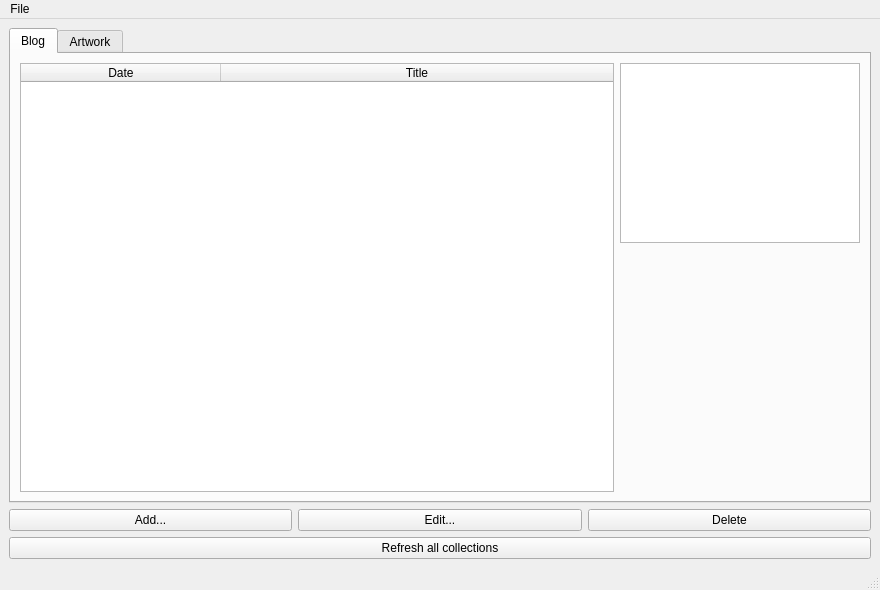
<?xml version="1.0" encoding="UTF-8"?>
<ui version="4.0">
 <class>WndMain</class>
 <widget class="QMainWindow" name="WndMain">
  <property name="geometry">
   <rect>
    <x>0</x>
    <y>0</y>
    <width>880</width>
    <height>590</height>
   </rect>
  </property>
  <property name="windowTitle">
   <string>Collections - FumoEdit-QT</string>
  </property>
  <widget class="QWidget" name="centralwidget">
   <layout class="QGridLayout" name="gridLayout">
    <item row="0" column="0" colspan="3">
     <widget class="QTabWidget" name="TwCollections">
      <property name="currentIndex">
       <number>0</number>
      </property>
      <widget class="QWidget" name="TabBlog">
       <attribute name="title">
        <string>Blog</string>
       </attribute>
       <layout class="QGridLayout" name="gridLayout_2">
        <item row="0" column="0" rowspan="3">
         <widget class="QTableWidget" name="TwBlogPosts">
          <property name="editTriggers">
           <set>QAbstractItemView::NoEditTriggers</set>
          </property>
          <property name="dragEnabled">
           <bool>false</bool>
          </property>
          <property name="selectionMode">
           <enum>QAbstractItemView::SingleSelection</enum>
          </property>
          <property name="selectionBehavior">
           <enum>QAbstractItemView::SelectRows</enum>
          </property>
          <attribute name="horizontalHeaderDefaultSectionSize">
           <number>200</number>
          </attribute>
          <attribute name="horizontalHeaderStretchLastSection">
           <bool>true</bool>
          </attribute>
          <attribute name="verticalHeaderVisible">
           <bool>false</bool>
          </attribute>
          <column>
           <property name="text">
            <string>Date</string>
           </property>
          </column>
          <column>
           <property name="text">
            <string>Title</string>
           </property>
          </column>
         </widget>
        </item>
        <item row="0" column="1">
         <widget class="ThumbnailPreview" name="GvPicturePreview">
          <property name="enabled">
           <bool>true</bool>
          </property>
          <property name="sizePolicy">
           <sizepolicy hsizetype="Fixed" vsizetype="Fixed">
            <horstretch>0</horstretch>
            <verstretch>0</verstretch>
           </sizepolicy>
          </property>
          <property name="minimumSize">
           <size>
            <width>240</width>
            <height>180</height>
           </size>
          </property>
          <property name="maximumSize">
           <size>
            <width>240</width>
            <height>180</height>
           </size>
          </property>
          <property name="verticalScrollBarPolicy">
           <enum>Qt::ScrollBarAlwaysOff</enum>
          </property>
          <property name="horizontalScrollBarPolicy">
           <enum>Qt::ScrollBarAlwaysOff</enum>
          </property>
          <property name="transformationAnchor">
           <enum>QGraphicsView::NoAnchor</enum>
          </property>
         </widget>
        </item>
       </layout>
      </widget>
      <widget class="QWidget" name="TabArtwork">
       <attribute name="title">
        <string>Artwork</string>
       </attribute>
       <layout class="QGridLayout" name="gridLayout_3">
        <item row="0" column="1">
         <widget class="ThumbnailPreview" name="GvArtSelectionPreview">
          <property name="enabled">
           <bool>true</bool>
          </property>
          <property name="sizePolicy">
           <sizepolicy hsizetype="Fixed" vsizetype="Fixed">
            <horstretch>0</horstretch>
            <verstretch>0</verstretch>
           </sizepolicy>
          </property>
          <property name="minimumSize">
           <size>
            <width>240</width>
            <height>180</height>
           </size>
          </property>
          <property name="maximumSize">
           <size>
            <width>240</width>
            <height>180</height>
           </size>
          </property>
          <property name="verticalScrollBarPolicy">
           <enum>Qt::ScrollBarAlwaysOff</enum>
          </property>
          <property name="horizontalScrollBarPolicy">
           <enum>Qt::ScrollBarAlwaysOff</enum>
          </property>
          <property name="transformationAnchor">
           <enum>QGraphicsView::NoAnchor</enum>
          </property>
         </widget>
        </item>
        <item row="0" column="0" rowspan="2">
         <widget class="QScrollArea" name="SaArtPosts">
          <property name="widgetResizable">
           <bool>true</bool>
          </property>
          <widget class="QWidget" name="scrollAreaWidgetContents_2">
           <property name="geometry">
            <rect>
             <x>0</x>
             <y>0</y>
             <width>546</width>
             <height>327</height>
            </rect>
           </property>
           <layout class="QGridLayout" name="gridLayout_4">
            <item row="0" column="0">
             <layout class="QGridLayout" name="GlArtPosts"/>
            </item>
           </layout>
          </widget>
         </widget>
        </item>
       </layout>
      </widget>
     </widget>
    </item>
    <item row="1" column="1">
     <widget class="QPushButton" name="PbArtEdit">
      <property name="text">
       <string>Edit...</string>
      </property>
     </widget>
    </item>
    <item row="1" column="0">
     <widget class="QPushButton" name="PbArtAdd">
      <property name="text">
       <string>Add...</string>
      </property>
     </widget>
    </item>
    <item row="1" column="2">
     <widget class="QPushButton" name="PbArtDelete">
      <property name="text">
       <string>Delete</string>
      </property>
     </widget>
    </item>
    <item row="2" column="0" colspan="3">
     <widget class="QPushButton" name="PbRefresh">
      <property name="text">
       <string>Refresh all collections</string>
      </property>
     </widget>
    </item>
   </layout>
  </widget>
  <widget class="QMenuBar" name="menubar">
   <property name="geometry">
    <rect>
     <x>0</x>
     <y>0</y>
     <width>880</width>
     <height>31</height>
    </rect>
   </property>
   <widget class="QMenu" name="menuFile">
    <property name="title">
     <string>File</string>
    </property>
    <addaction name="ActionSettings"/>
    <addaction name="separator"/>
    <addaction name="ActionQuit"/>
   </widget>
   <addaction name="menuFile"/>
  </widget>
  <widget class="QStatusBar" name="statusbar"/>
  <action name="ActionSettings">
   <property name="text">
    <string>Settings...</string>
   </property>
   <property name="shortcut">
    <string>Ctrl+,</string>
   </property>
  </action>
  <action name="ActionQuit">
   <property name="text">
    <string>Quit</string>
   </property>
   <property name="shortcut">
    <string>Ctrl+Q</string>
   </property>
  </action>
 </widget>
 <customwidgets>
  <customwidget>
   <class>ThumbnailPreview</class>
   <extends>QGraphicsView</extends>
   <header>widgets.ThumbnailPreview</header>
  </customwidget>
 </customwidgets>
 <resources/>
 <connections/>
</ui>
